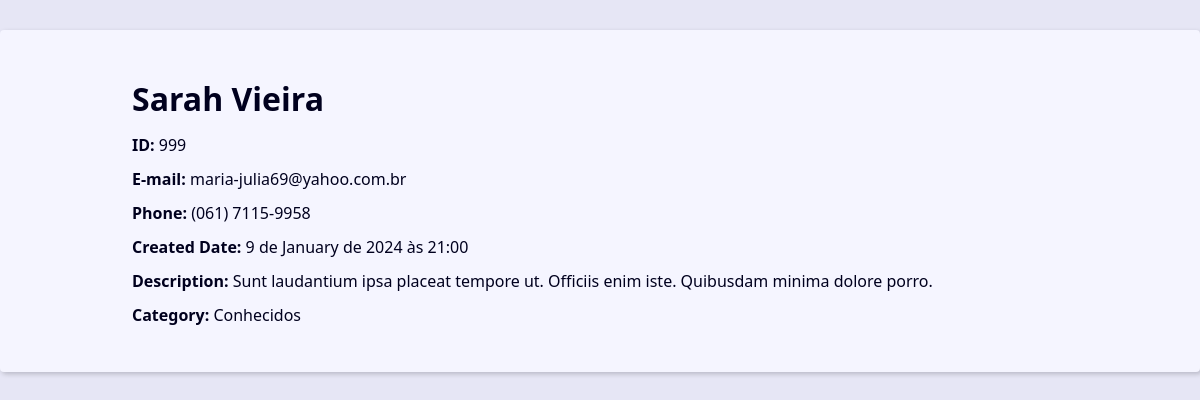
Page /999/ on the committed database.
### contact/models.py (models this page shows, shortened)
class Contact(models.Model):
    first_name = models.CharField(max_length= 50) #string
    last_name = models.CharField(max_length= 50, blank=True)
    phone = models.CharField(max_length= 50)
    email = models.EmailField(max_length= 254, blank=True)# A opção de colocar email agora é opcional)
    created_date = models.DateTimeField(default=timezone.now)
    description = models.TextField(blank=True)
    show = models.BooleanField(default=True)
    picture = models.ImageField(blank=True, upload_to='pictures/%Y/%m/')
    category = models.ForeignKey(Category, on_delete=models.SET_NULL, blank=True, null=True)
    onwer = models.ForeignKey(User, on_delete=models.SET_NULL, blank=True, null=True)

class Category(models.Model):
    class Meta:
        verbose_name = 'Category'
        verbose_name_plural = 'Categories'
    name = models.CharField(max_length=50)

### contact/views/contact_views.py (the view)
# urls.py: path('', include('contact.urls')),
def contact(resquest, contact_id):
    single_contact = get_object_or_404(Contact, pk=contact_id)
    context = {
        'contact': single_contact,
    }
    return render(
        resquest,
        'contact/contact.html',
        context
    )

### contact/templates/contact/contact.html
{% extends "global/base.html" %}
{% block content %}
    <div class='single-contact'>
        <h1 class='single-contact-name'>
            {{ contact.first_name }} {{ contact.last_name }}
        </h1>
        <p><b>ID: </b>{{ contact.id }}</p>
        <p><b>E-mail: </b>{{ contact.email }}</p>
        <p><b>Phone: </b>{{ contact.phone }}</p>
        <p><b>Created Date: </b>{{ contact.created_date }}</p>
        <p><b>Description: </b>{{ contact.description }}</p>
        <p><b>Category: </b>{{ contact.category.name }}</p>
    </div>
{% endblock content %}

### base_static/global/css/style.css (style rules this page uses)
:root { --spacing: 1.5rem; --link-dark-color: rgb(0, 83, 134); --link-light-color: rgb(156, 217, 255); --clr-white: rgb(245, 245, 255); --clr-black: rgb(0, 0, 30); --clr-light-gray: rgb(230, 230, 245); --clr-dark-shadow-5: rgba(0, 0, 10, 5%); --clr-dark-shadow-10: rgba(0, 0, 10, 10%); --clr-dark-shadow-20: rgba(0, 0, 10, 20%); --clr-light-shadow-5: rgba(200, 200, 255, 5%); --clr-light-shadow-10: rgba(200, 200, 255, 10%); --clr-light-shadow-20: rgba(200, 200, 255, 20%); --main-page-width: 120rem; --table-min-width: 60rem; --biggest-font-size: 5rem; --bigger-font-size: 4rem; --big-font-size: 3.2rem; --medium-font-size: 2.4rem; --small-font-size: 1.6rem; --smaller-font-size: 1.4rem; --smallest-font-size: 1.2rem; --transition-fast: 300ms; --transition-medium: 600ms; --transition-slow: 1s; --default-border-radius: 4px; }
*, *::before, *::after { margin: 0; padding: 0; box-sizing: border-box; }
html { font-size: 62.5%; }
body { font-family: system-ui, -apple-system, BlinkMacSystemFont, 'Segoe UI', Roboto, Oxygen, Ubuntu, Cantarell, 'Open Sans', 'Helvetica Neue', sans-serif; line-height: 1.5; font-size: var(--small-font-size); color: var(--clr-black); -webkit-font-smoothing: antialiased; background: var(--clr-light-gray); }
@media (min-width: 600px) { .single-contact { max-width: 80%; margin: calc(var(--spacing) * 2) auto; } }
.single-contact h1 { margin: 1rem 0; }
.single-contact p { margin: 1rem 0; }

### rows in the picture
Contact: first_name "Sarah", last_name "Vieira", id "999", email "maria-julia69@yahoo.com.br", phone "(061) 7115-9958", created_date "9 de January de 2024 às 21:00", description "Sunt laudantium ipsa placeat tempore ut. Officiis enim iste. Quibusdam minima dolore porro.", category.name "Conhecidos"
